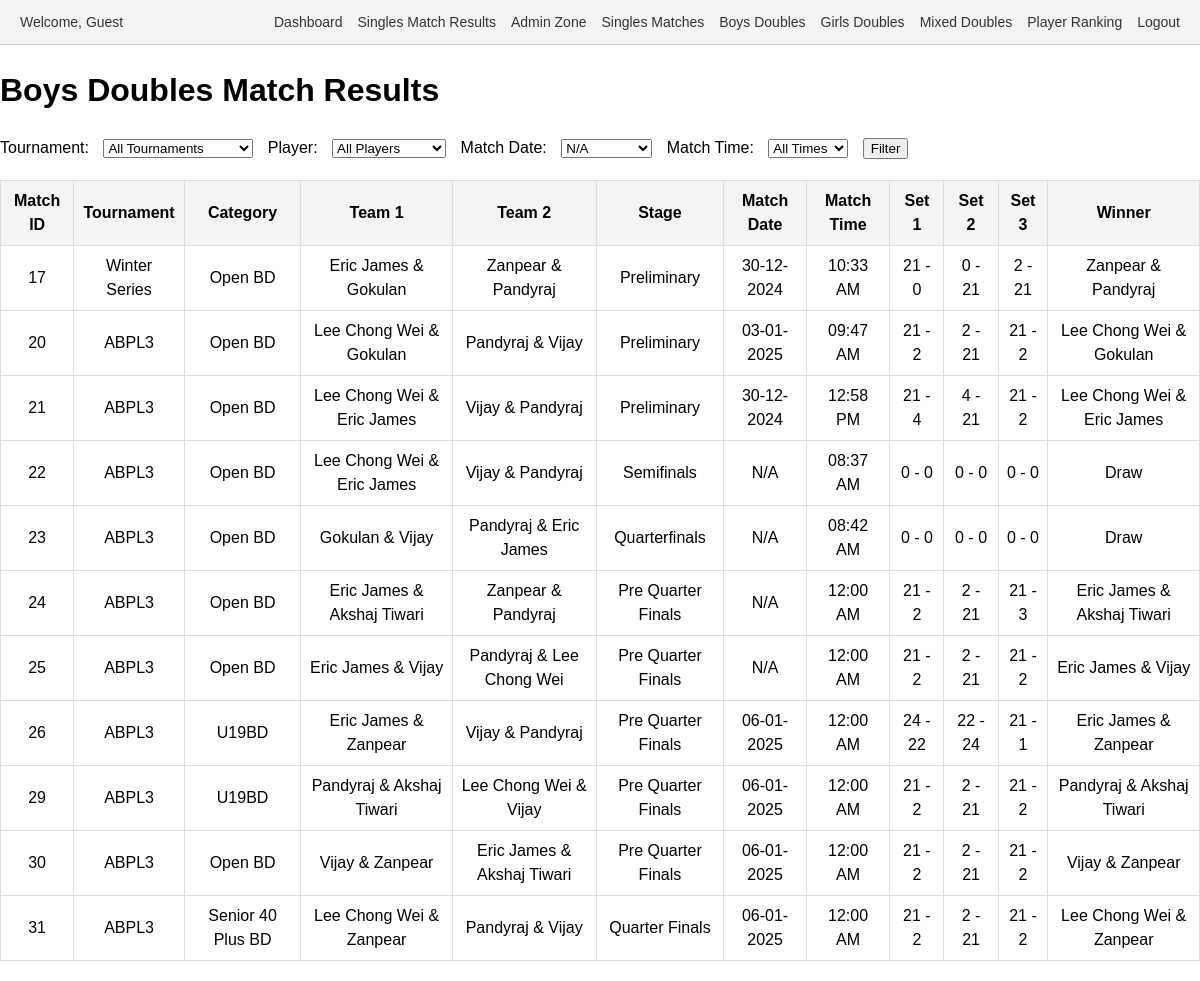
/results_bd.php, run on an earlier commit of the app's database.
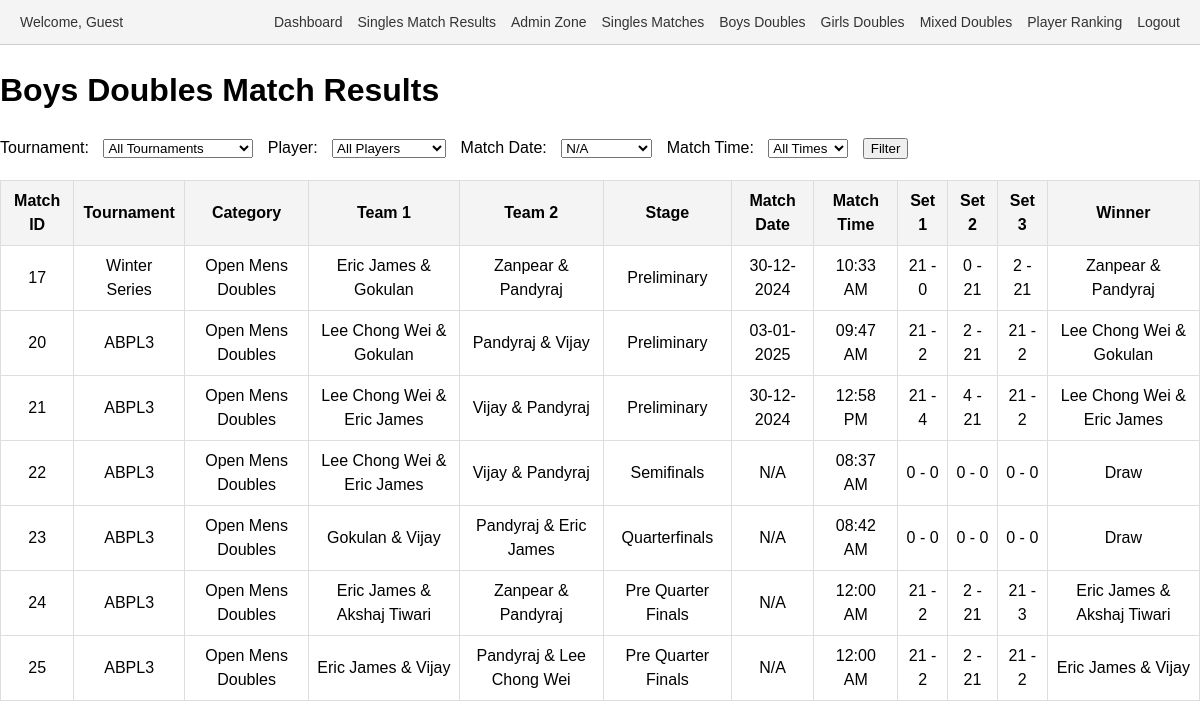
And on a later commit of the database.
### tables this page shows
CREATE TABLE `matches` (
  `id` int(11) NOT NULL,
  `tournament_id` int(11) NOT NULL,
  `category_id` int(11) NOT NULL,
  `pool` enum('A','B') DEFAULT NULL,
  `player1_id` int(11) DEFAULT NULL,
  `player2_id` int(11) DEFAULT NULL,
  `pre_quarter` tinyint(1) DEFAULT 0,
  `quarter` tinyint(1) DEFAULT 0,
  `semi` tinyint(1) DEFAULT 0,
  `final` tinyint(1) DEFAULT 0,
  `set1_player1_points` int(11) DEFAULT 0,
  `set1_player2_points` int(11) DEFAULT 0,
  `set2_player1_points` int(11) DEFAULT 0,
  `set2_player2_points` int(11) DEFAULT 0,
  `set3_player1_points` int(11) DEFAULT 0,
  `set3_player2_points` int(11) DEFAULT 0,
  `created_by` int(11) DEFAULT NULL,
  `stage` varchar(22) NOT NULL,
  `match_date` date DEFAULT NULL,
  `match_time` varchar(255) NOT NULL,
  `date` date DEFAULT NULL,
  `team1_player1_id` int(11) NOT NULL DEFAULT 0,
  `team1_player2_id` int(11) NOT NULL DEFAULT 0,
  `team2_player1_id` int(11) DEFAULT 0,
  `team2_player2_id` int(11) DEFAULT 0,
  `set1_team1_points` int(11) NOT NULL DEFAULT 0,
  `set1_team2_points` int(11) DEFAULT 0,
  `set2_team1_points` int(11) DEFAULT 0,
  `set2_team2_points` int(11) DEFAULT 0,
  `set3_team1_points` int(11) DEFAULT 0,
  `set3_team2_points` int(11) DEFAULT 0,
  `player3_id` int(11) DEFAULT NULL,
  `player4_id` int(11) DEFAULT NULL
);

CREATE TABLE `tournaments` (
  `id` int(11) NOT NULL,
  `name` varchar(255) NOT NULL,
  `created_by` int(11) DEFAULT NULL,
  `year` int(11) NOT NULL DEFAULT year(curdate())
);

CREATE TABLE `categories` (
  `id` int(11) NOT NULL,
  `name` varchar(255) NOT NULL,
  `created_by` int(11) NOT NULL,
  `age_group` varchar(255) DEFAULT NULL,
  `sex` varchar(10) DEFAULT NULL,
  `type` enum('singles','doubles','mixed doubles') DEFAULT 'singles',
  `tournament_id` int(11) NOT NULL
);

### results_bd.php (the view, shortened to what this page needs)
<?php include 'header.php'; ?>
<?php
require_once 'conn.php';
$conn = new mysqli($servername, $username, $password, $dbname);
$match_date = $_GET['match_date'] ?? '';
$dates = $conn->query("SELECT DISTINCT match_date FROM matches ORDER BY match_date");
$query = "
    SELECT
        m.id AS match_id,
        t.name AS tournament_name,
        c.name AS category_name,
        c.type AS category_type, /* Singles, Doubles, or Mixed Doubles */
        p1.name AS team1_player1_name,
        p2.name AS team1_player2_name,
        p3.name AS team2_player1_name,
        p4.name AS team2_player2_name,
        m.stage,
        m.match_date,
        m.match_time,
        m.set1_team1_points,
        m.set1_team2_points,
        m.set2_team1_points,
        m.set2_team2_points,
        m.set3_team1_points,
        m.set3_team2_points
    FROM matches m
    INNER JOIN tournaments t ON m.tournament_id = t.id
    INNER JOIN categories c ON m.category_id = c.id
    LEFT JOIN players p1 ON m.team1_player1_id = p1.id
    LEFT JOIN players p2 ON m.team1_player2_id = p2.id
    LEFT JOIN players p3 ON m.team2_player1_id = p3.id
    LEFT JOIN players p4 ON m.team2_player2_id = p4.id
    WHERE c.type = 'doubles' AND c.sex = 'M' /* Filter only doubles and male categories */
";
$query .= " ORDER BY m.id";
$result = $conn->query($query);
?>
<!DOCTYPE html>
<html lang="en">
<head>
</head>
<body>
    <h1>Boys Doubles Match Results</h1>
    <form method="get">
        <label for="tournament_id">Tournament:</label>
        <select name="tournament_id" id="tournament_id">
            <option value="">All Tournaments</option>
        </select>
        <label for="player_id">Player:</label>
        <select name="player_id" id="player_id">
            <option value="">All Players</option>
        </select>
        <label for="match_date">Match Date:</label>
        <select name="match_date" id="match_date">
            <?php while ($row = $dates->fetch_assoc()): ?>
                <option value="<?= $row['match_date'] ?>" <?= $match_date == $row['match_date'] ? 'selected' : '' ?>>
                    <?= $row['match_date'] ? date("d-m-Y", strtotime($row['match_date'])) : 'N/A' ?>
                </option>
            <?php endwhile; ?>
        </select>
        <label for="datetime">Match Time:</label>
        <select name="datetime" id="datetime">
            <option value="">All Times</option>
        </select>
        <button type="submit">Filter</button>
    </form>
    <?php if ($result->num_rows > 0): ?>
        <table>
            <tr>
                <th>Match ID</th>
                <th>Tournament</th>
                <th>Category</th>
                <th>Team 1</th>
                <th>Team 2</th>
                <th>Stage</th>
                <th>Match Date</th>
                <th>Match Time</th>
                <th>Set 1</th>
                <th>Set 2</th>
                <th>Set 3</th>
                <th>Winner</th>
            </tr>
            <?php while ($row = $result->fetch_assoc()):
                $team1 = $row['team1_player1_name'] . " & " . $row['team1_player2_name'];
                $team2 = $row['team2_player1_name'] . " & " . $row['team2_player2_name'];
                $team1_total = $row['set1_team1_points'] + $row['set2_team1_points'] + $row['set3_team1_points'];
                $team2_total = $row['set1_team2_points'] + $row['set2_team2_points'] + $row['set3_team2_points'];
                $winner = $team1_total > $team2_total ? $team1 : ($team1_total < $team2_total ? $team2 : 'Draw');
            ?>
                <tr>
                    <td><?= $row['match_id'] ?></td>
                    <td><?= $row['tournament_name'] ?></td>
                    <td><?= $row['category_name'] ?></td>
                    <td><?= $team1 ?></td>
                    <td><?= $team2 ?></td>
                    <td><?= $row['stage'] ?></td>
                    <td><?= $row['match_date'] ? date("d-m-Y", strtotime($row['match_date'])) : 'N/A' ?></td>
                    <td><?= $row['match_time'] ? date("h:i A", strtotime($row['match_time'])) : 'N/A' ?></td>
                    <td><?= $row['set1_team1_points'] . ' - ' . $row['set1_team2_points'] ?></td>
                    <td><?= $row['set2_team1_points'] . ' - ' . $row['set2_team2_points'] ?></td>
                    <td><?= $row['set3_team1_points'] . ' - ' . $row['set3_team2_points'] ?></td>
                    <td><?= $winner ?></td>
                </tr>
            <?php endwhile; ?>
        </table>
    <?php else: ?>
        <p>No matches found for the selected filters.</p>
    <?php endif; ?>
</body>
</html>

### header.php (shortened to what this page needs)
<?php
$logged_in_user = isset($_SESSION['username']) ? $_SESSION['username'] : 'Guest';
?>
<!DOCTYPE html>
<html lang="en">
<head>
</head>
<body>
    <div class="header">
        <div class="welcome">
            <span>Welcome, <?= htmlspecialchars($logged_in_user) ?></span>
        </div>
        <div class="links">
            <a href="dashboard.php">Dashboard</a>
            <a href="results.php">Singles Match Results</a>
            <div class="dropdown">
                <a href="#">Admin Zone</a>
            </div>
            <div class="dropdown">
                <a href="#">Singles Matches</a>
            </div>
            <div class="dropdown">
                <a href="#">Boys Doubles</a>
            </div>
            <div class="dropdown">
                <a href="#">Girls Doubles</a>
            </div>
            <div class="dropdown">
                <a href="#">Mixed Doubles</a>
            </div>
            <div class="dropdown">
                <a href="#">Player Ranking</a>
            </div>
            <a href="logout.php">Logout</a>
        </div>
    </div>
</body>
</html>

### header.php (style rules this page uses)
body { margin: 0; padding: 0; font-family: Arial, sans-serif; line-height: 1.5; }
.header { display: flex; justify-content: space-between; align-items: center; background-color: #f4f4f4; padding: 10px 20px; border-bottom: 1px solid #ccc; }
.header .welcome { font-size: 14px; color: #333; }
.header .links { display: flex; gap: 15px; align-items: center; }
.header .links a { text-decoration: none; color: #333; font-size: 14px; }
.dropdown { position: relative; }

### results_bd.php (style rules this page uses)
body { font-family: Arial, sans-serif; margin: 0px; }
table { width: 100%; border-collapse: collapse; margin: 20px 0; }
th, td { border: 1px solid #ddd; padding: 8px; text-align: center; }
th { background-color: #f4f4f4; }
form { margin-bottom: 20px; }
label, select, button { margin-right: 10px; }

What changed in the data, as far as the page shows it:
removed matches: id "26", tournament.name "ABPL3", category.name "U19BD", team1 "Eric James & Zanpear", team2 "Vijay & Pandyraj", stage "Pre Quarter Finals", match_date "06-01-2025", match_time "12:00 AM", set1_team1_points "24", set1_team2_points "22", set2_team1_points "22", set2_team2_points "24", set3_team1_points "21", set3_team2_points "1", winner "Eric James & Zanpear"
removed matches: id "29", tournament.name "ABPL3", category.name "U19BD", team1 "Pandyraj & Akshaj Tiwari", team2 "Lee Chong Wei & Vijay", stage "Pre Quarter Finals", match_date "06-01-2025", match_time "12:00 AM", set1_team1_points "21", set1_team2_points "2", set2_team1_points "2", set2_team2_points "21", set3_team1_points "21", set3_team2_points "2", winner "Pandyraj & Akshaj Tiwari"
removed matches: id "30", tournament.name "ABPL3", category.name "Open BD", team1 "Vijay & Zanpear", team2 "Eric James & Akshaj Tiwari", stage "Pre Quarter Finals", match_date "06-01-2025", match_time "12:00 AM", set1_team1_points "21", set1_team2_points "2", set2_team1_points "2", set2_team2_points "21", set3_team1_points "21", set3_team2_points "2", winner "Vijay & Zanpear"
removed matches: id "31", tournament.name "ABPL3", category.name "Senior 40 Plus BD", team1 "Lee Chong Wei & Zanpear", team2 "Pandyraj & Vijay", stage "Quarter Finals", match_date "06-01-2025", match_time "12:00 AM", set1_team1_points "21", set1_team2_points "2", set2_team1_points "2", set2_team2_points "21", set3_team1_points "21", set3_team2_points "2", winner "Lee Chong Wei & Zanpear"
changed through a linked row, matches "10:33 AM": category.name "Open BD" → "Open Mens Doubles"
changed through a linked row, matches "09:47 AM": category.name "Open BD" → "Open Mens Doubles"
changed through a linked row, matches "12:58 PM": category.name "Open BD" → "Open Mens Doubles"
changed through a linked row, matches "Semifinals": category.name "Open BD" → "Open Mens Doubles"
changed through a linked row, matches "Quarterfinals": category.name "Open BD" → "Open Mens Doubles"
changed through a linked row, matches id 24: category.name "Open BD" → "Open Mens Doubles"
changed through a linked row, matches id 25: category.name "Open BD" → "Open Mens Doubles"
